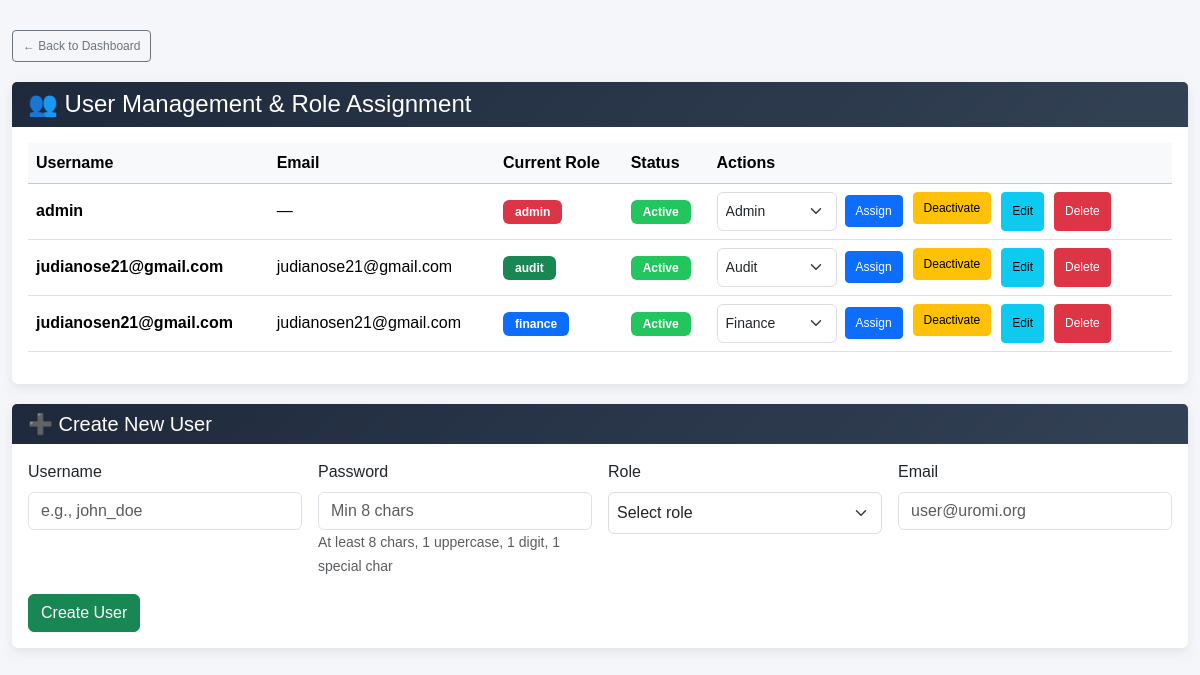
Page /admin/users (signed in) on the committed database.
### tables this page shows
CREATE TABLE users (
            id INTEGER PRIMARY KEY AUTOINCREMENT,
            username TEXT UNIQUE NOT NULL,
            password TEXT NOT NULL,
            role TEXT
        , last_password_change TEXT, password_reset_token TEXT, reset_token_expiry TEXT, failed_login_attempts INTEGER DEFAULT 0, locked_until TEXT, is_active INTEGER DEFAULT 1, created_at TEXT, updated_at TEXT, email TEXT);

### main.py (the view)
@app.get("/admin/users", response_class=HTMLResponse)
async def admin_users_page(request: Request):
    is_admin, error_msg = check_admin_access(request)
    if not is_admin:
        return RedirectResponse(url="/login", status_code=303)
    success_message = request.query_params.get("success")
    error_message = request.query_params.get("error")
    with get_db() as conn:
        users = conn.execute(
            "SELECT id, username, email, role, is_active FROM users ORDER BY role, username"
        ).fetchall()
    return templates.TemplateResponse(
        "admin_users.html",
        {
            "request": request,
            "users": [dict(u) for u in users],
            "success": success_message,
            "error": error_message
        }
    )

### templates/admin_users.html (shortened to what this page needs)
<!DOCTYPE html>
<html lang="en">
<head>
    <link href="https://cdn.jsdelivr.net/npm/bootstrap@5.3.2/dist/css/bootstrap.min.css" rel="stylesheet">
</head>
<body>
<div class="container-fluid">
    <div class="back-link">
        <a href="/dashboard" class="btn btn-outline-secondary btn-sm">← Back to Dashboard</a>
    </div>
    <div class="card">
        <div class="card-header">
            <h4 class="mb-0">👥 User Management & Role Assignment</h4>
        </div>
        <div class="card-body">
            {% if users %}
            <div class="table-responsive">
                <table class="table table-hover">
                    <thead class="table-light">
                        <tr>
                            <th>Username</th>
                            <th>Email</th>
                            <th>Current Role</th>
                            <th>Status</th>
                            <th>Actions</th>
                        </tr>
                    </thead>
                    <tbody>
                        {% for user in users %}
                        <tr>
                            <td>
                                <strong>{{ user.username }}</strong>
                            </td>
                            <td>
                                {{ user.email or '—' }}
                            </td>
                            <td>
                                <span class="badge"
                                    {% if user.role == 'admin' %}style="background-color: #dc3545;"{% elif user.role == 'finance' %}style="background-color: #0d6efd;"{% elif user.role == 'audit' %}style="background-color: #198754;"{% endif %}>
                                    {{ user.role or '—' }}
                                </span>
                            </td>
                            <td>
                                {% if user.is_active == 1 %}
                                <span class="badge badge-active">Active</span>
                                {% else %}
                                <span class="badge badge-inactive">Inactive</span>
                                {% endif %}
                            </td>
                            <td>
                                <div class="user-actions">
                                    <form method="post" action="/admin/assign-role" style="display: inline-flex; gap: 8px; align-items: center;">
                                        <select name="role" class="form-select form-select-sm" style="width: auto; min-width: 120px;">
                                            <option value="admin" {% if user.role == 'admin' %}selected{% endif %}>Admin</option>
                                            <option value="finance" {% if user.role == 'finance' %}selected{% endif %}>Finance</option>
                                            <option value="audit" {% if user.role == 'audit' %}selected{% endif %}>Audit</option>
                                        </select>
                                        <button type="submit" class="btn btn-primary btn-sm">Assign</button>
                                    </form>
                                    <form method="post" action="/admin/toggle-user" style="display: inline;">
                                        <button type="submit" class="btn {% if user.is_active == 1 %}btn-warning{% else %}btn-success{% endif %} btn-sm">
                                            {% if user.is_active == 1 %}Deactivate{% else %}Activate{% endif %}
                                        </button>
                                    </form>
                                    <button type="button" class="btn btn-info btn-sm" onclick="editUser('{{ user.username|e }}', '{{ user.email|default('')|e }}', '{{ user.role|default('')|e }}')">
                                        Edit
                                    </button>
                                    <button type="button" class="btn btn-danger btn-sm" onclick="confirmDelete('{{ user.username }}')">
                                        Delete
                                    </button>
                                </div>
                            </td>
                        </tr>
                        {% endfor %}
                    </tbody>
                </table>
            </div>
            {% else %}
            <div class="alert alert-info">No users found in the system.</div>
            {% endif %}
        </div>
    </div>
    <div class="card">
        <div class="card-header">
            <h5 class="mb-0">➕ Create New User</h5>
        </div>
        <div class="card-body">
            <form method="post" action="/admin/create-user" class="row g-3">
                <div class="col-md-3">
                    <label for="new_username" class="form-label">Username</label>
                    <input type="text" class="form-control" id="new_username" name="username" placeholder="e.g., john_doe" required>
                </div>
                <div class="col-md-3">
                    <label for="new_password" class="form-label">Password</label>
                    <input type="password" class="form-control" id="new_password" name="password" placeholder="Min 8 chars" required>
                    <small class="form-text text-muted">At least 8 chars, 1 uppercase, 1 digit, 1 special char</small>
                </div>
                <div class="col-md-3">
                    <label for="new_role" class="form-label">Role</label>
                    <select class="form-select" id="new_role" name="role" required>
                        <option value="">Select role</option>
                    </select>
                </div>
                <div class="col-md-3">
                    <label for="new_email" class="form-label">Email</label>
                    <input type="email" class="form-control" id="new_email" name="email" placeholder="user@uromi.org">
                </div>
                <div class="col-12">
                    <button type="submit" class="btn btn-success">Create User</button>
                </div>
            </form>
        </div>
    </div>
</div>
</body>
</html>

### templates/admin_users.html (style rules this page uses)
body { background: #f4f6f9; font-family: Arial, sans-serif; }
.container-fluid { margin-top: 30px; }
.card { box-shadow: 0 4px 12px rgba(0,0,0,0.08); border: none; margin-bottom: 20px; }
.card-header { background: linear-gradient(135deg, #1e293b 0%, #334155 100%); color: white; font-weight: 700; border: none; }
.badge { font-size: 12px; padding: 6px 12px; }
.badge-active { background-color: #22c55e; color: white; }
table { background: white; }
td { vertical-align: middle; padding: 15px; }
.btn-sm { padding: 6px 10px; font-size: 12px; }
.form-select { border-radius: 6px; border: 1px solid #ddd; padding: 8px; }
.back-link { margin-bottom: 20px; }
.user-actions { display: flex; gap: 10px; flex-wrap: wrap; }

### rows in the picture
users: username "admin", email "—", role "admin", is_active "Active", role "Admin"
users: username "judianose21@gmail.com", email "judianose21@gmail.com", role "audit", is_active "Active", role "Audit"
users: username "judianosen21@gmail.com", email "judianosen21@gmail.com", role "finance", is_active "Active", role "Finance"
